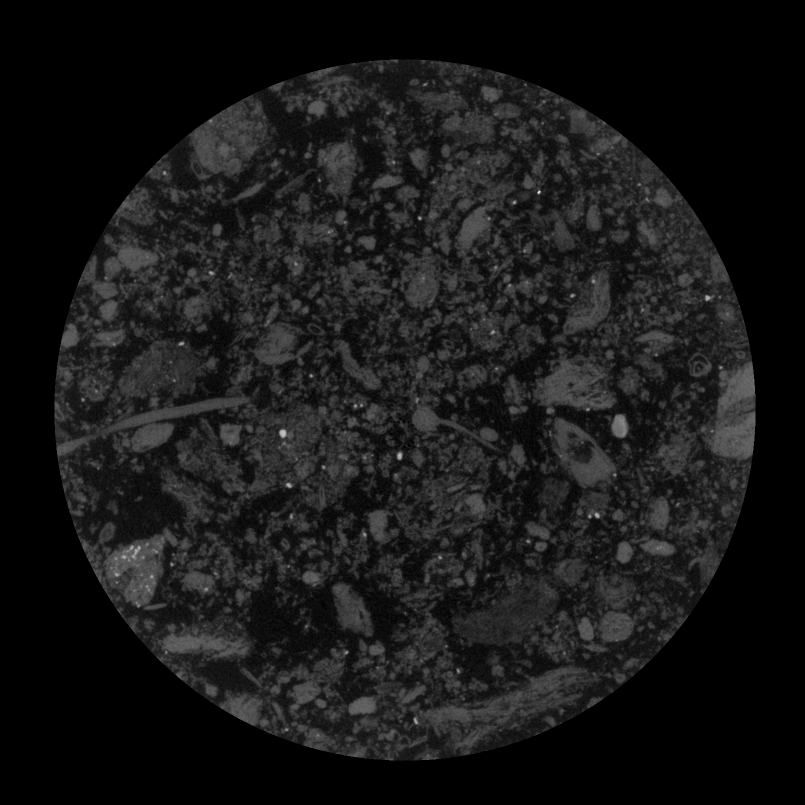
#> input picture 1_ori.png, 1610 x 1610 px (shown at 1/2 size)
$ python -i roots_utils.py   (imports and definitions only)
#> lines starting #> are read from the running program, lines starting #| are printed output that depends on the picture
#> further down, picture is the input picture: shape (1610, 1610); min 0, max 255, mean 23.4
import numpy as np
import matplotlib.pyplot as plt
import pandas as pd

import cv2

from skimage.util.shape import view_as_blocks
from skimage.segmentation import find_boundaries, watershed
from skimage.measure import regionprops_table, label
from skimage.util import invert
from skimage.filters import threshold_multiotsu, sobel
from skimage.morphology import disk, binary_dilation
from skimage.color import label2rgb


# [183 lines left out: functions load_region, load_slice, preprocessing, my_clahe, not called in this run]

def bilfil_thresh(src, sigmaR, sigmaS, applyThresh = True):

    if src.dtype != 'float32':
        src = convert_dtype(src,'float32')

    # Applying bilateral filter (only works with uint8 or float32)
    src = cv2.bilateralFilter(src, -1, sigmaR, sigmaS)

    # Convert to uint8
    if applyThresh:
        if src.dtype != 'uint8':
            src = convert_dtype(src, 'uint8')

        # Otsu Thresholding (only works with uint8)
        _, src = cv2.threshold(src, 100, 255, cv2.THRESH_BINARY + cv2.THRESH_OTSU)

    return src

# [67 lines left out: functions edmfil_thresh, labelling_per_layer, not called in this run]


def convert_dtype(img, dType):
    """


    Parameters
    ----------
    img : numpy array
        Array which data type will be change to dType.
    dType : string
        String representing the new data type of the array.
        Conversion are possible among the following data types:
            'uint8', 'uint16', 'int32' and 'float32'

    Returns
    -------
    numpy array
        Array of the same dimensions as img with data type is given by dType.

    """

    if dType == 'uint8':
        if img.dtype != 'float32' and img.dtype != 'float16':
            return np.array(img/np.iinfo(img.dtype).max * np.iinfo(np.uint8).max,dtype=np.uint8)
        else:
            n = img-np.min(img)
            d = np.max(n)
            return np.array(n / d * np.iinfo(np.uint8).max,dtype=np.uint8)

    elif dType == 'uint16':
        if img.dtype != 'float32' and img.dtype != 'float16':
            return np.array(img/np.iinfo(img.dtype).max * np.iinfo(np.uint16).max, dtype=np.uint16)
        else:
            n = img-np.min(img)
            d = np.max(n)
            return np.array(n / d * np.iinfo(np.uint16).max, dtype=np.uint16)

    elif dType == 'float32':
        return np.array(img/np.iinfo(img.dtype).max, dtype=np.float32)

    elif dType == 'int32':
        if img.dtype != 'float32' and img.dtype != 'float16':
            return np.array(img/np.iinfo(img.dtype).max * np.iinfo(np.int32).max, dtype=np.int32)
        else:
            n = img-np.min(img)
            d = np.max(n)
            return np.array(n/d * np.iinfo(np.int32).max, dtype=np.int32)


# [206 lines left out: functions check_bilateral, save_to_raw, labelling3D, check_threshold, not called in this run]


def get_multiotsu_thresholds(img, sigmaR=0.4, sigmaS=3, threshbilfil=False):
    """

    BEFORE STARING PROCESSING THE ENTIRE VOLUME IT IS RECOMMENDED TO OBTAIN THE
    OPTIMAL PARAMETERS FOR BINIRISING THE IMAGE. THIS FUNCTION, RETURNS THE
    OPTIMAL THRESHOLD FOR THE DIFFERENT DETECTED CLASSES WITHIN A TEST
    IMAGE/SLICE

    Parameters
    ----------
    img : 2D numpy array
        Representative image from where the thresholds will be computed.
    sigmaR : TYPE, optional
        Sigma_range part of the bilater filter. The default is 0.4.
    sigmaS : int, optional
        Sigma_spatial part of the bilater filter. The default is 3.

    Returns
    -------
    thr : tuple
        Threshold values for binarising the image for the len(thr) classes
        found.
    imgC : 2D numpy array
        Image after Contrast Limited Adaptive Histogram Equalization.
    imgB : 2D numpy array
        Image after Contrast Limited Adaptive Histogram Equalization and
        Bilateral filter.

    """
#> called with sigmaR = 0.4, sigmaS = 3, threshbilfil = False

    # Contrast Limited Adaptive Histogram Equalization
    clahe = cv2.createCLAHE(clipLimit = 3.0, tileGridSize = (8, 8))
    imgC = clahe.apply(img)
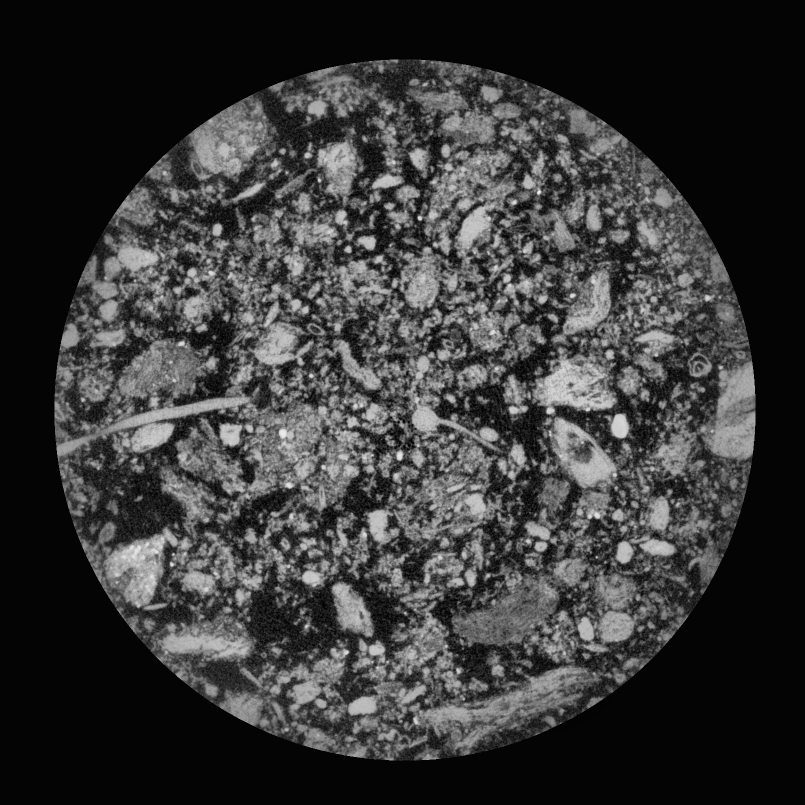
#> imgC: shape (1610, 1610) (shown at 1/2 size); min 0, max 255, mean 55.4

    # Bilateral filter
    imgB = bilfil_thresh(imgC, sigmaR, sigmaS, False)

    dims = imgB.shape
#> dims = (1610, 1610)
    # Computing the threshold for image thresholding via multi-otsu
    thr = threshold_multiotsu(imgB[int(dims[1] / 3):int(2 * dims[1] / 3), int(dims[0] / 3):int(2 * dims[0] / 3)], nbins=300)
#> thr = [0.281, 0.495]

    return thr, imgC, imgB


# [78 lines left out: function img_processing, not called in this run]


>>> import cv2
>>> picture = cv2.imread('1_ori.png', cv2.IMREAD_GRAYSCALE)
>>> result = get_multiotsu_thresholds(picture)
